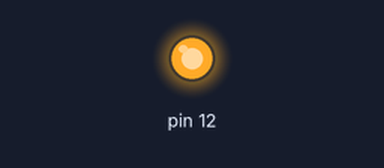
A sketch run on a simulated Arduino Uno, built with avr-gcc and run on an emulated ATmega328P. Parts: output pins drawn as LEDs (lit = HIGH).

Above: at 3.5 s.
At 7.5 s:
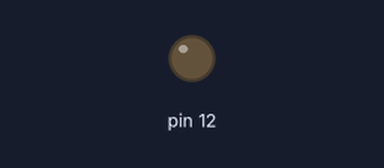
Timing chart, 0 to 10.4 s (numbered marks = the images above):
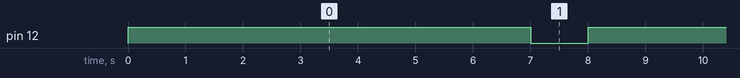

Measured:
- by itself, pin 12: alternates HIGH for 7.0 s and LOW for 1.0 s

The sketch:

07.ino
```cpp
void setup()
{
    // put your setup code here, to run once:
    pinMode(12, OUTPUT);
    digitalWrite(12, LOW);
}

void loop()
{
    // put your main code here, to run repeatedly:
    digitalWrite(12, HIGH);
    delay(7000);
    digitalWrite(12, LOW);
    delay(1000);
}
```
